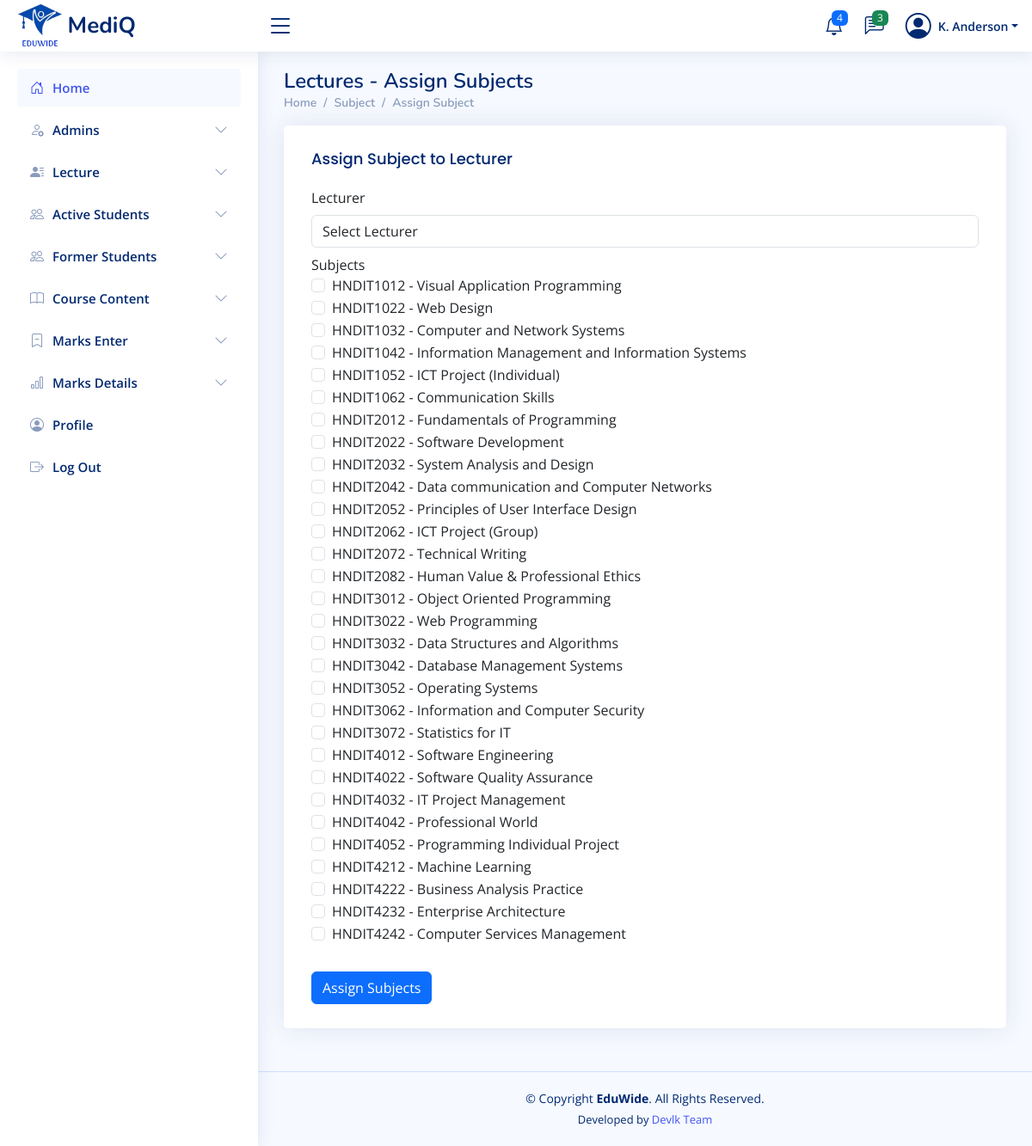
Screenshot of /admin/pages-assign-subject.php (signed in) with the database file from the repository.
### tables this page shows
CREATE TABLE `subjects` (
  `id` int(11) NOT NULL,
  `semester` varchar(50) DEFAULT NULL,
  `code` varchar(20) DEFAULT NULL,
  `name` varchar(255) DEFAULT NULL,
  `description` varchar(255) DEFAULT NULL
);

### admin/pages-assign-subject.php (the view, shortened to what this page needs)
<?php
require_once '../includes/db-conn.php';
$subjects_result = $conn->query("SELECT * FROM subjects");
?>
<!DOCTYPE html>
<html lang="en">
<head>
    <?php include_once("../includes/css-links-inc.php"); ?>
</head>
<body>
    <?php include_once("../includes/header.php") ?>
    <?php include_once("../includes/sadmin-sidebar.php") ?>
    <main id="main" class="main">
        <div class="pagetitle">
            <h1>Lectures - Assign Subjects</h1>
            <nav>
                <ol class="breadcrumb">
                    <li class="breadcrumb-item"><a href="index.html">Home</a></li>
                     <li class="breadcrumb-item"><a href="index.html">Subject</a></li>
                      <li class="breadcrumb-item"><a href="index.html">Assign Subject</a></li>
                </ol>
            </nav>
        </div>
        <section class="section">
            <div class="row">
                <div class="col-lg-12">
                    <div class="card">
                        <div class="card-body">
                            <div class="container mt-2 mb-2">
                                <h2 class="card-title">Assign Subject to Lecturer</h2>
                                <form action="assign_subject_process.php" method="POST">
                                    <div class="form-group">
                                        <label for="lecturer">Lecturer</label>
                                        <select class="form-control mt-2" name="lecturer_id" id="lecturer">
                                            <option value="">Select Lecturer</option>
                                        </select>
                                    </div>
                                    <div class="form-group mb-4 mt-2">
                                        <label for="subjects">Subjects</label><br>
                                        <?php
                                        while ($row = $subjects_result->fetch_assoc()) {
                                            echo "<div class='form-check'>
                                                    <input class='form-check-input' type='checkbox' name='subject_ids[]' value='" . $row['id'] . "'>
                                                    <label class='form-check-label'>" . $row['code'] . " - " . $row['name'] . "</label>
                                                  </div>";
                                        }
                                        ?>
                                    </div>
                                    <button type="submit" class="btn btn-primary mt-2">Assign Subjects</button>
                                </form>
                            </div>
                        </div>
                    </div>
                </div>
            </div>
        </section>
    </main>
    <?php include_once("../includes/footer.php") ?>
</body>
</html>

### assets/css/style.css (style rules this page uses)
:root { scroll-behavior: smooth; }
body { font-family: "Open Sans", sans-serif; background: #f6f9ff; color: #444444; }
h1, h2, h3, h4, h5, h6 { font-family: "Nunito", sans-serif; }
#main { margin-top: 60px; padding: 20px 30px; transition: all 0.3s; }
.pagetitle { margin-bottom: 10px; }
.pagetitle h1 { font-size: 24px; margin-bottom: 0; font-weight: 600; color: #012970; }
.card { margin-bottom: 30px; border: none; border-radius: 5px; box-shadow: 0px 0 30px rgba(1, 41, 112, 0.1); }
.card-title { padding: 20px 0 15px 0; font-size: 18px; font-weight: 500; color: #012970; font-family: "Poppins", sans-serif; }
.card-body { padding: 0 20px 20px 20px; }
.breadcrumb { font-size: 14px; font-family: "Nunito", sans-serif; color: #899bbd; font-weight: 600; }
.breadcrumb a { color: #899bbd; transition: 0.3s; }
.breadcrumb .breadcrumb-item::before { color: #899bbd; }
@media (min-width: 1200px) { #main, #footer { margin-left: 300px; } }

### rows the page displays
subjects: code "HNDIT1012", name "Visual Application Programming"
subjects: code "HNDIT1022", name "Web Design"
subjects: code "HNDIT1032", name "Computer and Network Systems"
subjects: code "HNDIT1042", name "Information Management and Information Systems"
subjects: code "HNDIT1052", name "ICT Project (Individual)"
subjects: code "HNDIT1062", name "Communication Skills"
subjects: code "HNDIT2012", name "Fundamentals of Programming"
subjects: code "HNDIT2022", name "Software Development"
subjects: code "HNDIT2032", name "System Analysis and Design"
subjects: code "HNDIT2042", name "Data communication and Computer Networks"
subjects: code "HNDIT2052", name "Principles of User Interface Design"
subjects: code "HNDIT2062", name "ICT Project (Group)"
subjects: code "HNDIT2072", name "Technical Writing"
subjects: code "HNDIT2082", name "Human Value & Professional Ethics"
subjects: code "HNDIT3012", name "Object Oriented Programming"
subjects: code "HNDIT3022", name "Web Programming"
subjects: code "HNDIT3032", name "Data Structures and Algorithms"
subjects: code "HNDIT3042", name "Database Management Systems"
subjects: code "HNDIT3052", name "Operating Systems"
subjects: code "HNDIT3062", name "Information and Computer Security"
subjects: code "HNDIT3072", name "Statistics for IT"
subjects: code "HNDIT4012", name "Software Engineering"
subjects: code "HNDIT4022", name "Software Quality Assurance"
subjects: code "HNDIT4032", name "IT Project Management"
subjects: code "HNDIT4042", name "Professional World"
subjects: code "HNDIT4052", name "Programming Individual Project"
subjects: code "HNDIT4212", name "Machine Learning"
subjects: code "HNDIT4222", name "Business Analysis Practice"
subjects: code "HNDIT4232", name "Enterprise Architecture"
subjects: code "HNDIT4242", name "Computer Services Management"
